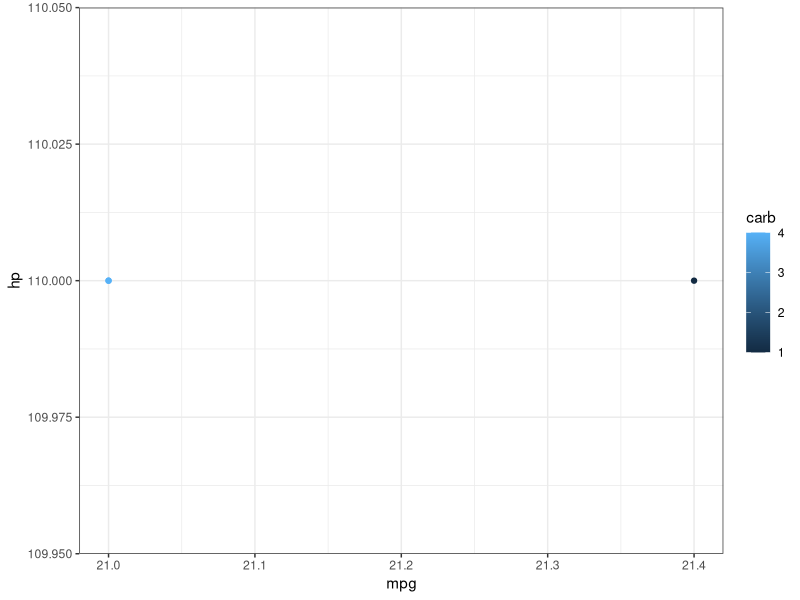

Here is the R script that generated this plot:
library(tidyverse)
library(readxl)

# caricamenti
df = mtcars %>% 
  filter(mpg > 20 & cyl == 6)

db_1 = read_excel("db_test_git.xlsx")

# plot
plot = df %>% 
  ggplot(aes(x = mpg, y = hp, color = carb)) +
  geom_point() +
  theme_bw()

# export

ggsave(plot = plot,"scatter.png", width = 7, height = 5)
